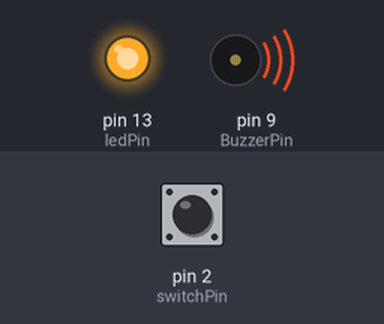
This sketch was run on a simulated Arduino Uno, built with avr-gcc and run on an emulated ATmega328P. On the bench: output pins drawn as LEDs (lit = HIGH), buzzer (waves = sounding). Inputs (shaded band) come from the test bench; at power-on: pin 2 (switchPin) HIGH. Pins used as bus, display or sensor lines are not drawn.

Above: at 1.2 s.
1.3 s: pin 2 (switchPin) pulled LOW for 0.15 s
At 1.37 s:
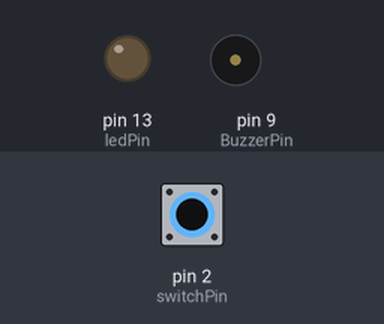
2.9 s: pin 2 (switchPin) pulled LOW for 3.2 s
At 2.91 s:
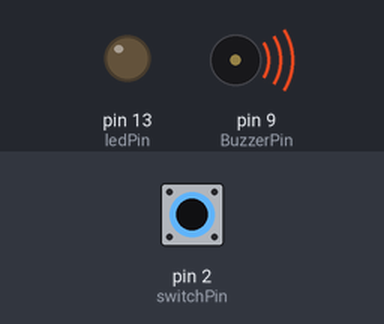
At 6.11 s:
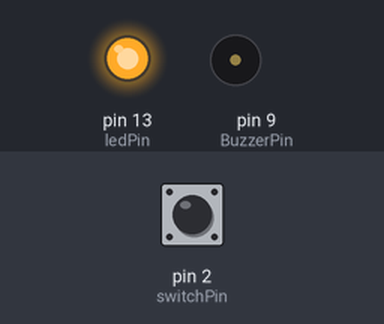
Timing chart, 0 to 7.6 s (numbered marks = the images above; inputs shaded):
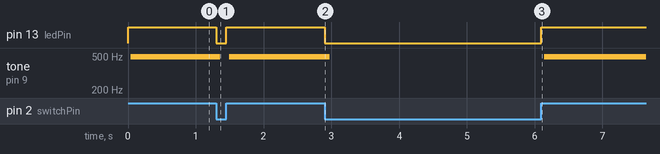

The sketch:

alerta_e_speaker.ino
```cpp
int ledPin = 13;
int switchPin = 2;
int value = 0;

int BuzzerPin = 9;
int length = 15; // the number of notes
char notes[] = "ccggaagffeeddc "; // a space represents a rest
int beats[] = {
  1, 1, 1, 1, 1, 1, 2, 1, 1, 1, 1, 1, 1, 2, 4 };
int tempo = 300;
void playTone(int tone, int duration) {
  for (long i = 0; i < duration * 1000L; i += tone * 2) {
    digitalWrite(BuzzerPin, HIGH);
    delayMicroseconds(tone);
    digitalWrite(BuzzerPin, LOW);
    delayMicroseconds(tone);
  }
}
void playNote(char note, int duration) {
  char names[] = {
    'c', 'd', 'e', 'f', 'g', 'a', 'b', 'C' , 'x','z'          };
  int tones[] = {
    1915, 1700, 1519, 1432, 1275, 1136, 1014, 956 , 500, 1000          };
  // play the tone corresponding to the note name
  for (int i = 0; i < 10; i++) {
    if (names[i] == note) {
      playTone(tones[i], duration);
    }
  }
}
void setup() {
  pinMode(BuzzerPin, OUTPUT);
  pinMode(ledPin,OUTPUT);
  pinMode(switchPin, INPUT);
}
void loop() {
  value = digitalRead(switchPin);
  if (HIGH == value) {
    digitalWrite(ledPin,HIGH);
    //  for (int i = 0; i < length; i++) {
    //   if (notes[i] == ' ') {
    //    delay(beats[i] * tempo); // rest
    //  } +
    //   else {
    //    playNote(notes[i], beats[i] * tempo);
    //  }
    // }
    playNote('z', 2);
  }
  else {
    digitalWrite(ledPin, LOW);
  }
}
```

Measured:
- after the input at 1.3 s, pin 13 (ledPin): HIGH → LOW at once, → HIGH 0.15 s later; tone on pin 9 (BuzzerPin): 487 Hz → silent after 0.06 s, → 487 Hz 0.13 s later
- after the input at 2.9 s, pin 13 (ledPin): HIGH → LOW at once, → HIGH 3.2 s later; tone on pin 9 (BuzzerPin): 487 Hz → silent after 0.07 s, → 487 Hz 3.2 s later
